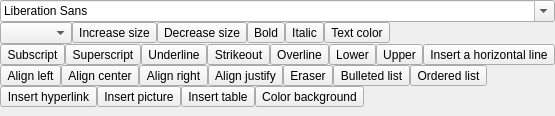
<?xml version="1.0" encoding="UTF-8"?>
<ui version="4.0">
 <class>FormattingToolbar</class>
 <widget class="QWidget" name="FormattingToolbar">
  <property name="geometry">
   <rect>
    <x>0</x>
    <y>0</y>
    <width>187</width>
    <height>116</height>
   </rect>
  </property>
  <property name="sizePolicy">
   <sizepolicy hsizetype="Expanding" vsizetype="Preferred">
    <horstretch>0</horstretch>
    <verstretch>0</verstretch>
   </sizepolicy>
  </property>
  <property name="windowTitle">
   <string>Formatting toolbar</string>
  </property>
  <layout class="QVBoxLayout" name="verticalLayout">
   <property name="spacing">
    <number>0</number>
   </property>
   <property name="margin">
    <number>0</number>
   </property>
   <item>
    <widget class="QFontComboBox" name="fontComboBox">
     <property name="focusPolicy">
      <enum>Qt::NoFocus</enum>
     </property>
     <property name="toolTip">
      <string>Font list</string>
     </property>
     <property name="statusTip">
      <string>Font list</string>
     </property>
     <property name="whatsThis">
      <string>Font list</string>
     </property>
    </widget>
   </item>
   <item>
    <layout class="QHBoxLayout" name="horizontalLayout">
     <property name="spacing">
      <number>0</number>
     </property>
     <item>
      <widget class="QComboBox" name="comboBoxFontSize">
       <property name="focusPolicy">
        <enum>Qt::ClickFocus</enum>
       </property>
       <property name="frame">
        <bool>true</bool>
       </property>
      </widget>
     </item>
     <item>
      <widget class="QToolButton" name="tButtonIncreaseSizeFont">
       <property name="focusPolicy">
        <enum>Qt::NoFocus</enum>
       </property>
       <property name="toolTip">
        <string>Increase size</string>
       </property>
       <property name="statusTip">
        <string>Increase size</string>
       </property>
       <property name="whatsThis">
        <string>Increase size</string>
       </property>
       <property name="text">
        <string>Increase size</string>
       </property>
       <property name="icon">
        <iconset resource="FormattingToolbar.qrc">
         <normaloff>:/FormattingToolbar/IncreaseFontSize</normaloff>:/FormattingToolbar/IncreaseFontSize</iconset>
       </property>
      </widget>
     </item>
     <item>
      <widget class="QToolButton" name="tButtonDecreaseSizeFont">
       <property name="focusPolicy">
        <enum>Qt::NoFocus</enum>
       </property>
       <property name="toolTip">
        <string>Decrease size</string>
       </property>
       <property name="statusTip">
        <string>Decrease size</string>
       </property>
       <property name="whatsThis">
        <string>Decrease size</string>
       </property>
       <property name="text">
        <string>Decrease size</string>
       </property>
       <property name="icon">
        <iconset resource="FormattingToolbar.qrc">
         <normaloff>:/FormattingToolbar/DecreaseFontSize</normaloff>:/FormattingToolbar/DecreaseFontSize</iconset>
       </property>
      </widget>
     </item>
     <item>
      <widget class="QToolButton" name="tButtonBold">
       <property name="focusPolicy">
        <enum>Qt::NoFocus</enum>
       </property>
       <property name="toolTip">
        <string>Bold</string>
       </property>
       <property name="statusTip">
        <string>Bold</string>
       </property>
       <property name="whatsThis">
        <string>Bold</string>
       </property>
       <property name="text">
        <string>Bold</string>
       </property>
       <property name="icon">
        <iconset resource="FormattingToolbar.qrc">
         <normaloff>:/FormattingToolbar/bold</normaloff>:/FormattingToolbar/bold</iconset>
       </property>
       <property name="checkable">
        <bool>true</bool>
       </property>
      </widget>
     </item>
     <item>
      <widget class="QToolButton" name="tButtonItalic">
       <property name="focusPolicy">
        <enum>Qt::NoFocus</enum>
       </property>
       <property name="toolTip">
        <string>Italic</string>
       </property>
       <property name="statusTip">
        <string>Italic</string>
       </property>
       <property name="whatsThis">
        <string>Italic</string>
       </property>
       <property name="text">
        <string>Italic</string>
       </property>
       <property name="icon">
        <iconset resource="FormattingToolbar.qrc">
         <normaloff>:/FormattingToolbar/italic</normaloff>:/FormattingToolbar/italic</iconset>
       </property>
       <property name="checkable">
        <bool>true</bool>
       </property>
      </widget>
     </item>
     <item>
      <widget class="ColorTextButton" name="tButtonTextColor">
       <property name="enabled">
        <bool>true</bool>
       </property>
       <property name="focusPolicy">
        <enum>Qt::NoFocus</enum>
       </property>
       <property name="toolTip">
        <string>Text color</string>
       </property>
       <property name="statusTip">
        <string>Text color</string>
       </property>
       <property name="whatsThis">
        <string>Text color</string>
       </property>
       <property name="text">
        <string>Text color</string>
       </property>
       <property name="icon">
        <iconset resource="FormattingToolbar.qrc">
         <normaloff>:/FormattingToolbar/color-text</normaloff>:/FormattingToolbar/color-text</iconset>
       </property>
      </widget>
     </item>
     <item>
      <spacer name="horizontalSpacer">
       <property name="orientation">
        <enum>Qt::Horizontal</enum>
       </property>
       <property name="sizeHint" stdset="0">
        <size>
         <width>40</width>
         <height>20</height>
        </size>
       </property>
      </spacer>
     </item>
    </layout>
   </item>
   <item>
    <layout class="QHBoxLayout" name="horizontalLayout_2">
     <property name="spacing">
      <number>0</number>
     </property>
     <item>
      <widget class="QToolButton" name="tButtonSubScript">
       <property name="focusPolicy">
        <enum>Qt::NoFocus</enum>
       </property>
       <property name="toolTip">
        <string>Subscript</string>
       </property>
       <property name="statusTip">
        <string>Subscript</string>
       </property>
       <property name="whatsThis">
        <string>Subscript</string>
       </property>
       <property name="text">
        <string>Subscript</string>
       </property>
       <property name="icon">
        <iconset resource="FormattingToolbar.qrc">
         <normaloff>:/FormattingToolbar/subscript</normaloff>:/FormattingToolbar/subscript</iconset>
       </property>
       <property name="checkable">
        <bool>true</bool>
       </property>
      </widget>
     </item>
     <item>
      <widget class="QToolButton" name="tButtonSuperScript">
       <property name="focusPolicy">
        <enum>Qt::NoFocus</enum>
       </property>
       <property name="toolTip">
        <string>Superscript</string>
       </property>
       <property name="statusTip">
        <string>Superscript</string>
       </property>
       <property name="whatsThis">
        <string>Superscript</string>
       </property>
       <property name="text">
        <string>Superscript</string>
       </property>
       <property name="icon">
        <iconset resource="FormattingToolbar.qrc">
         <normaloff>:/FormattingToolbar/super-script</normaloff>:/FormattingToolbar/super-script</iconset>
       </property>
       <property name="checkable">
        <bool>true</bool>
       </property>
      </widget>
     </item>
     <item>
      <widget class="ButtonUnderlineStyleList" name="tButtonUnderline">
       <property name="focusPolicy">
        <enum>Qt::NoFocus</enum>
       </property>
       <property name="toolTip">
        <string>Underline</string>
       </property>
       <property name="statusTip">
        <string>Underline</string>
       </property>
       <property name="whatsThis">
        <string>Underline</string>
       </property>
       <property name="text">
        <string>Underline</string>
       </property>
       <property name="icon">
        <iconset resource="FormattingToolbar.qrc">
         <normaloff>:/FormattingToolbar/underline</normaloff>:/FormattingToolbar/underline</iconset>
       </property>
       <property name="checkable">
        <bool>true</bool>
       </property>
      </widget>
     </item>
     <item>
      <widget class="QToolButton" name="tButtonStrikeout">
       <property name="focusPolicy">
        <enum>Qt::NoFocus</enum>
       </property>
       <property name="toolTip">
        <string>Strikeout</string>
       </property>
       <property name="statusTip">
        <string>Strikeout</string>
       </property>
       <property name="whatsThis">
        <string>Strikeout</string>
       </property>
       <property name="text">
        <string>Strikeout</string>
       </property>
       <property name="icon">
        <iconset resource="FormattingToolbar.qrc">
         <normaloff>:/FormattingToolbar/strikeout</normaloff>:/FormattingToolbar/strikeout</iconset>
       </property>
       <property name="checkable">
        <bool>true</bool>
       </property>
      </widget>
     </item>
     <item>
      <widget class="QToolButton" name="tButtonOverline">
       <property name="focusPolicy">
        <enum>Qt::NoFocus</enum>
       </property>
       <property name="toolTip">
        <string>Overline</string>
       </property>
       <property name="statusTip">
        <string>Overline</string>
       </property>
       <property name="whatsThis">
        <string>Overline</string>
       </property>
       <property name="text">
        <string>Overline</string>
       </property>
       <property name="icon">
        <iconset resource="FormattingToolbar.qrc">
         <normaloff>:/FormattingToolbar/overline</normaloff>:/FormattingToolbar/overline</iconset>
       </property>
       <property name="checkable">
        <bool>true</bool>
       </property>
      </widget>
     </item>
     <item>
      <widget class="QToolButton" name="tButtonLower">
       <property name="focusPolicy">
        <enum>Qt::NoFocus</enum>
       </property>
       <property name="toolTip">
        <string>Lower</string>
       </property>
       <property name="statusTip">
        <string>Lower</string>
       </property>
       <property name="whatsThis">
        <string>Lower</string>
       </property>
       <property name="text">
        <string>Lower</string>
       </property>
       <property name="icon">
        <iconset resource="FormattingToolbar.qrc">
         <normaloff>:/FormattingToolbar/lower</normaloff>:/FormattingToolbar/lower</iconset>
       </property>
      </widget>
     </item>
     <item>
      <widget class="QToolButton" name="tButtonUpper">
       <property name="focusPolicy">
        <enum>Qt::NoFocus</enum>
       </property>
       <property name="toolTip">
        <string>Upper</string>
       </property>
       <property name="statusTip">
        <string>Upper</string>
       </property>
       <property name="whatsThis">
        <string>Upper</string>
       </property>
       <property name="text">
        <string>Upper</string>
       </property>
       <property name="icon">
        <iconset resource="FormattingToolbar.qrc">
         <normaloff>:/FormattingToolbar/upper</normaloff>:/FormattingToolbar/upper</iconset>
       </property>
      </widget>
     </item>
     <item>
      <widget class="QToolButton" name="tButtonInsertHLine">
       <property name="focusPolicy">
        <enum>Qt::NoFocus</enum>
       </property>
       <property name="toolTip">
        <string>Insert a horizontal line</string>
       </property>
       <property name="statusTip">
        <string>Insert a horizontal line</string>
       </property>
       <property name="whatsThis">
        <string>Insert a horizontal line</string>
       </property>
       <property name="text">
        <string>Insert a horizontal line</string>
       </property>
       <property name="icon">
        <iconset resource="FormattingToolbar.qrc">
         <normaloff>:/FormattingToolbar/hLine</normaloff>:/FormattingToolbar/hLine</iconset>
       </property>
      </widget>
     </item>
     <item>
      <spacer name="horizontalSpacer_5">
       <property name="orientation">
        <enum>Qt::Horizontal</enum>
       </property>
       <property name="sizeHint" stdset="0">
        <size>
         <width>40</width>
         <height>20</height>
        </size>
       </property>
      </spacer>
     </item>
    </layout>
   </item>
   <item>
    <layout class="QHBoxLayout" name="horizontalLayout_4">
     <property name="spacing">
      <number>0</number>
     </property>
     <item>
      <widget class="QToolButton" name="tButtonAlignLeft">
       <property name="focusPolicy">
        <enum>Qt::NoFocus</enum>
       </property>
       <property name="toolTip">
        <string>Align left</string>
       </property>
       <property name="statusTip">
        <string>Align left</string>
       </property>
       <property name="whatsThis">
        <string>Align left</string>
       </property>
       <property name="text">
        <string>Align left</string>
       </property>
       <property name="icon">
        <iconset resource="FormattingToolbar.qrc">
         <normaloff>:/FormattingToolbar/align-left</normaloff>:/FormattingToolbar/align-left</iconset>
       </property>
       <property name="checkable">
        <bool>true</bool>
       </property>
      </widget>
     </item>
     <item>
      <widget class="QToolButton" name="tButtonAlignCenter">
       <property name="focusPolicy">
        <enum>Qt::NoFocus</enum>
       </property>
       <property name="toolTip">
        <string>Align center</string>
       </property>
       <property name="statusTip">
        <string>Align center</string>
       </property>
       <property name="whatsThis">
        <string>Align center</string>
       </property>
       <property name="text">
        <string>Align center</string>
       </property>
       <property name="icon">
        <iconset resource="FormattingToolbar.qrc">
         <normaloff>:/FormattingToolbar/align-center</normaloff>:/FormattingToolbar/align-center</iconset>
       </property>
       <property name="checkable">
        <bool>true</bool>
       </property>
      </widget>
     </item>
     <item>
      <widget class="QToolButton" name="tButtonAlignRight">
       <property name="focusPolicy">
        <enum>Qt::NoFocus</enum>
       </property>
       <property name="toolTip">
        <string>Align right</string>
       </property>
       <property name="statusTip">
        <string>Align right</string>
       </property>
       <property name="whatsThis">
        <string>Align right</string>
       </property>
       <property name="autoFillBackground">
        <bool>false</bool>
       </property>
       <property name="text">
        <string>Align right</string>
       </property>
       <property name="icon">
        <iconset resource="FormattingToolbar.qrc">
         <normaloff>:/FormattingToolbar/align-right</normaloff>:/FormattingToolbar/align-right</iconset>
       </property>
       <property name="checkable">
        <bool>true</bool>
       </property>
      </widget>
     </item>
     <item>
      <widget class="QToolButton" name="tButtonAlignJustify">
       <property name="focusPolicy">
        <enum>Qt::NoFocus</enum>
       </property>
       <property name="toolTip">
        <string>Align justify</string>
       </property>
       <property name="statusTip">
        <string>Align justify</string>
       </property>
       <property name="whatsThis">
        <string>Align justify</string>
       </property>
       <property name="text">
        <string>Align justify</string>
       </property>
       <property name="icon">
        <iconset resource="FormattingToolbar.qrc">
         <normaloff>:/FormattingToolbar/align-justify</normaloff>:/FormattingToolbar/align-justify</iconset>
       </property>
       <property name="checkable">
        <bool>true</bool>
       </property>
      </widget>
     </item>
     <item>
      <widget class="QToolButton" name="tButtonEraser">
       <property name="focusPolicy">
        <enum>Qt::NoFocus</enum>
       </property>
       <property name="toolTip">
        <string>Eraser</string>
       </property>
       <property name="statusTip">
        <string>Eraser</string>
       </property>
       <property name="whatsThis">
        <string>Eraser</string>
       </property>
       <property name="text">
        <string>Eraser</string>
       </property>
       <property name="icon">
        <iconset resource="FormattingToolbar.qrc">
         <normaloff>:/FormattingToolbar/eraser</normaloff>:/FormattingToolbar/eraser</iconset>
       </property>
      </widget>
     </item>
     <item>
      <widget class="ButtonBulletedList" name="tButtonBulletedList">
       <property name="enabled">
        <bool>true</bool>
       </property>
       <property name="focusPolicy">
        <enum>Qt::NoFocus</enum>
       </property>
       <property name="toolTip">
        <string>Bulleted list</string>
       </property>
       <property name="statusTip">
        <string>Bulleted list</string>
       </property>
       <property name="whatsThis">
        <string>Bulleted list</string>
       </property>
       <property name="text">
        <string>Bulleted list</string>
       </property>
       <property name="icon">
        <iconset resource="FormattingToolbar.qrc">
         <normaloff>:/FormattingToolbar/list-square</normaloff>:/FormattingToolbar/list-square</iconset>
       </property>
      </widget>
     </item>
     <item>
      <widget class="ButtonOrderedList" name="tButtonOrderedList">
       <property name="enabled">
        <bool>true</bool>
       </property>
       <property name="focusPolicy">
        <enum>Qt::NoFocus</enum>
       </property>
       <property name="toolTip">
        <string>Ordered list</string>
       </property>
       <property name="statusTip">
        <string>Ordered list</string>
       </property>
       <property name="whatsThis">
        <string>Ordered list</string>
       </property>
       <property name="text">
        <string>Ordered list</string>
       </property>
       <property name="icon">
        <iconset resource="FormattingToolbar.qrc">
         <normaloff>:/FormattingToolbar/list-decimal</normaloff>:/FormattingToolbar/list-decimal</iconset>
       </property>
      </widget>
     </item>
     <item>
      <spacer name="horizontalSpacer_4">
       <property name="orientation">
        <enum>Qt::Horizontal</enum>
       </property>
       <property name="sizeHint" stdset="0">
        <size>
         <width>40</width>
         <height>20</height>
        </size>
       </property>
      </spacer>
     </item>
    </layout>
   </item>
   <item>
    <layout class="QHBoxLayout" name="horizontalLayout_3">
     <property name="spacing">
      <number>0</number>
     </property>
     <item>
      <widget class="QToolButton" name="tButtonInsertHyperlink">
       <property name="enabled">
        <bool>true</bool>
       </property>
       <property name="focusPolicy">
        <enum>Qt::NoFocus</enum>
       </property>
       <property name="toolTip">
        <string>Insert hyperlink</string>
       </property>
       <property name="statusTip">
        <string>Insert hyperlink</string>
       </property>
       <property name="whatsThis">
        <string>Insert hyperlink</string>
       </property>
       <property name="text">
        <string>Insert hyperlink</string>
       </property>
       <property name="icon">
        <iconset resource="FormattingToolbar.qrc">
         <normaloff>:/FormattingToolbar/hyperlink</normaloff>:/FormattingToolbar/hyperlink</iconset>
       </property>
      </widget>
     </item>
     <item>
      <widget class="QToolButton" name="tButtonInsertPicture">
       <property name="enabled">
        <bool>true</bool>
       </property>
       <property name="focusPolicy">
        <enum>Qt::NoFocus</enum>
       </property>
       <property name="toolTip">
        <string>Insert picture</string>
       </property>
       <property name="statusTip">
        <string>Insert picture</string>
       </property>
       <property name="whatsThis">
        <string>Insert picture</string>
       </property>
       <property name="text">
        <string>Insert picture</string>
       </property>
       <property name="icon">
        <iconset resource="FormattingToolbar.qrc">
         <normaloff>:/FormattingToolbar/picture</normaloff>:/FormattingToolbar/picture</iconset>
       </property>
      </widget>
     </item>
     <item>
      <widget class="ButtonSelectionTableSizes" name="tButtonInsertTable">
       <property name="enabled">
        <bool>true</bool>
       </property>
       <property name="focusPolicy">
        <enum>Qt::NoFocus</enum>
       </property>
       <property name="toolTip">
        <string>Insert table</string>
       </property>
       <property name="statusTip">
        <string>Insert table</string>
       </property>
       <property name="whatsThis">
        <string>Insert table</string>
       </property>
       <property name="text">
        <string>Insert table</string>
       </property>
       <property name="icon">
        <iconset resource="FormattingToolbar.qrc">
         <normaloff>:/FormattingToolbar/table</normaloff>:/FormattingToolbar/table</iconset>
       </property>
      </widget>
     </item>
     <item>
      <widget class="ColorBackgroundButton" name="tButtonColorBackground">
       <property name="focusPolicy">
        <enum>Qt::NoFocus</enum>
       </property>
       <property name="toolTip">
        <string>Color background</string>
       </property>
       <property name="statusTip">
        <string>Color background</string>
       </property>
       <property name="whatsThis">
        <string>Color background</string>
       </property>
       <property name="text">
        <string>Color background</string>
       </property>
       <property name="icon">
        <iconset resource="FormattingToolbar.qrc">
         <normaloff>:/FormattingToolbar/color-background</normaloff>:/FormattingToolbar/color-background</iconset>
       </property>
      </widget>
     </item>
     <item>
      <spacer name="horizontalSpacer_2">
       <property name="orientation">
        <enum>Qt::Horizontal</enum>
       </property>
       <property name="sizeHint" stdset="0">
        <size>
         <width>40</width>
         <height>20</height>
        </size>
       </property>
      </spacer>
     </item>
    </layout>
   </item>
   <item>
    <spacer name="verticalSpacer_3">
     <property name="orientation">
      <enum>Qt::Vertical</enum>
     </property>
     <property name="sizeHint" stdset="0">
      <size>
       <width>20</width>
       <height>40</height>
      </size>
     </property>
    </spacer>
   </item>
  </layout>
 </widget>
 <customwidgets>
  <customwidget>
   <class>ButtonUnderlineStyleList</class>
   <extends>QToolButton</extends>
   <header>FormattingToolbar/ButtonUnderlineStyleList.h</header>
  </customwidget>
  <customwidget>
   <class>ButtonBulletedList</class>
   <extends>QToolButton</extends>
   <header>FormattingToolbar/ButtonBulletedList.h</header>
  </customwidget>
  <customwidget>
   <class>ButtonOrderedList</class>
   <extends>QToolButton</extends>
   <header>FormattingToolbar/ButtonOrderedList.h</header>
  </customwidget>
  <customwidget>
   <class>ButtonSelectionTableSizes</class>
   <extends>QToolButton</extends>
   <header>FormattingToolbar/ButtonSelectionTableSizes.h</header>
  </customwidget>
  <customwidget>
   <class>ColorBackgroundButton</class>
   <extends>QToolButton</extends>
   <header>FormattingToolbar/colorbackgroundbutton.h</header>
  </customwidget>
  <customwidget>
   <class>ColorTextButton</class>
   <extends>QToolButton</extends>
   <header>FormattingToolbar/colortextbutton.h</header>
  </customwidget>
 </customwidgets>
 <tabstops>
  <tabstop>tButtonDecreaseSizeFont</tabstop>
 </tabstops>
 <resources>
  <include location="FormattingToolbar.qrc"/>
 </resources>
 <connections/>
</ui>
